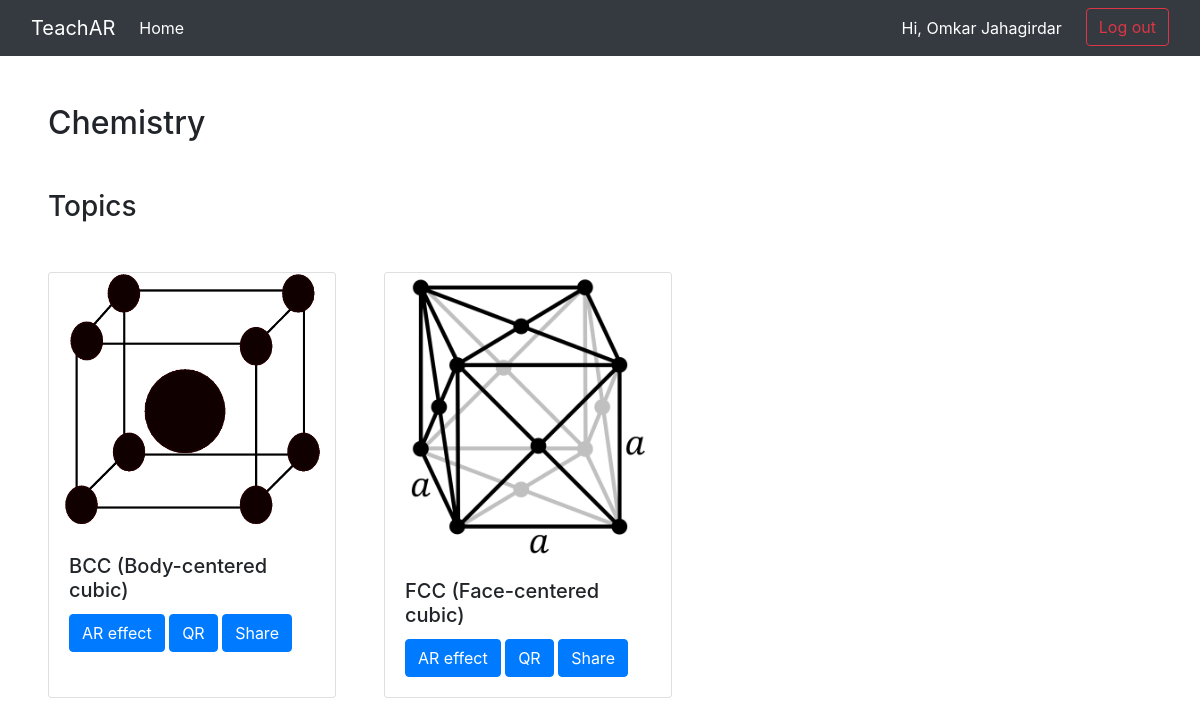
/subject/Chemistry (signed in), run on the app's committed database.
### userauth/models.py (models this page shows, shortened)
class Account(AbstractBaseUser):
    name            = models.CharField(max_length=50)
    username        = models.CharField(max_length=50, unique =True)
    email           = models.EmailField(max_length=50, unique =True)
    is_admin        = models.BooleanField(default=False)
    is_active       = models.BooleanField(default=True)
    is_staff        = models.BooleanField(default=False)
    is_superuser    = models.BooleanField(default=False)
    date_joined     = models.DateTimeField(verbose_name="date joined", auto_now_add=True)
    objects = MyAccountManager()
    USERNAME_FIELD = 'username'
    REQUIRED_FIELDS = ['name', 'email']

### mainapp/models.py (models this page shows, shortened)
class Subject(models.Model):
    name = models.CharField(max_length=20, unique=True)
    tagline = models.CharField(max_length=50)
    image = models.ImageField(upload_to ='subjects/')

class Topic(models.Model):
    name = models.CharField(max_length=50)
    subject = models.ForeignKey(Subject, on_delete=models.CASCADE)
    link = models.CharField(max_length=50)
    image = models.ImageField(upload_to ='topics/')

### mainapp/views.py (the view)
# urls.py: path('subject/<str:name>', views.subject, name='subject'),
@login_required_message(message="Please log in, in order to view the requested page.")
@login_required
def subject(request, name):
    subject = Subject.objects.get(name=name)
    topics = Topic.objects.filter(subject=subject)
    context = {
        'subject':subject,
        'topics':topics,
    }
    return render(request, 'mainapp/subject/subject.html', context)

### utils/decorator.py (called while the page is built)
def user_passes_test(test_func, message=default_message):
    def decorator(view_func):
        @wraps(view_func)
        def _wrapped_view(request, *args, **kwargs):
            if not test_func(request.user):
                messages.error(request, message)
            return view_func(request, *args, **kwargs)
        return _wrapped_view
    return decorator

def login_required_message(function=None, message=default_message):
    actual_decorator = user_passes_test(
        lambda u: u.is_authenticated, #fixed by removing ()
        message=message,
    )
    if function:
        return actual_decorator(function)
    return actual_decorator

### mainapp/templates/mainapp/subject/subject.html (shortened to what this page needs)
{% extends 'mainapp/base.html' %}
{% load static %}
{% block content %}
    <h2>{{ subject.name }}</h2>
    <h3 class="mt-5 mb-5">Topics</h3>
    <div class="d-flex flex-row">
        {% for topic in topics %}
        <div class="card mr-5" style="width: 18rem;">
            <img class="card-img-top" src="{{ topic.image.url }}" alt="Card image cap">
            <div class="card-body">
                <h5 class="card-title">{{ topic.name }}</h5>
                <a href="{{ topic.link }}" class="btn btn-primary" target="_blank">AR effect</a>
                <a href="#" class="btn btn-primary">QR</a>
                <a href="#" class="btn btn-primary">Share</a>
            </div>
        </div>
        {% endfor %}
    </div>
{% endblock content %}

### mainapp/templates/mainapp/base.html (shortened to what this page needs)
<!DOCTYPE html>
<html lang="en">
<head>
    <link rel="stylesheet" href="https://maxcdn.bootstrapcdn.com/bootstrap/4.0.0/css/bootstrap.min.css">
</head>
<body>
    <nav class="navbar navbar-dark navbar-expand-lg bg-dark">
        <div class="container-fluid">
          <a class="navbar-brand" href="{% url 'home' %}">TeachAR</a>
          <div class="collapse navbar-collapse" id="navbarNav">
            <ul class="navbar-nav">
              <li class="nav-item">
                <a class="nav-link active" aria-current="page" href="{% url 'home' %}">Home</a>
              </li>
            </ul>
          </div>
          {% if user.is_authenticated  %}
            <div class="d-flex">
              <ul class="navbar-nav">
                <li class="nav-item">
                  <div class="nav-link active" style="margin-right:1rem; white-space: nowrap;">Hi, {{ user.name }}</div>
                </li>
              </ul>
              <form method="POST" action="{% url 'logout' %}">
                <button type="submit" class="btn btn-outline-danger me-5">Log out</button>
              </form>
            </div>
          {% endif %}
        </div>
      </nav>
      <div class="m-5">
        {% block content %}{% endblock content %}
      </div>
</body>
</html>

### data on the page
Account: name "Omkar Jahagirdar"
Subject: name "Chemistry"
Topic: image (picture), name "BCC (Body-centered cubic)"
Topic: image (picture), name "FCC (Face-centered cubic)"
